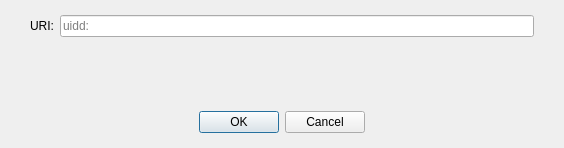
<?xml version="1.0" encoding="UTF-8"?>
<ui version="4.0">
 <class>OpenURIDialog</class>
 <widget class="QDialog" name="OpenURIDialog">
  <property name="geometry">
   <rect>
    <x>0</x>
    <y>0</y>
    <width>564</width>
    <height>148</height>
   </rect>
  </property>
  <property name="windowTitle">
   <string>Open uidd URI</string>
  </property>
  <layout class="QVBoxLayout" name="verticalLayout">
   <property name="leftMargin">
    <number>0</number>
   </property>
   <property name="topMargin">
    <number>15</number>
   </property>
   <property name="rightMargin">
    <number>0</number>
   </property>
   <property name="bottomMargin">
    <number>0</number>
   </property>
   <item>
    <layout class="QHBoxLayout" name="horizontalLayout">
     <property name="leftMargin">
      <number>30</number>
     </property>
     <property name="rightMargin">
      <number>30</number>
     </property>
     <item>
      <widget class="QLabel" name="label">
       <property name="text">
        <string>URI:</string>
       </property>
      </widget>
     </item>
     <item>
      <widget class="QValidatedLineEdit" name="uriEdit">
       <property name="placeholderText">
        <string notr="true">uidd:</string>
       </property>
      </widget>
     </item>
    </layout>
   </item>
   <item>
    <spacer name="verticalSpacer">
     <property name="orientation">
      <enum>Qt::Vertical</enum>
     </property>
     <property name="sizeHint" stdset="0">
      <size>
       <width>20</width>
       <height>40</height>
      </size>
     </property>
    </spacer>
   </item>
   <item>
    <widget class="QWidget" name="buttonsContainerWhite" native="true">
     <layout class="QHBoxLayout" name="horizontalLayout_2">
      <property name="leftMargin">
       <number>30</number>
      </property>
      <property name="topMargin">
       <number>15</number>
      </property>
      <property name="rightMargin">
       <number>30</number>
      </property>
      <property name="bottomMargin">
       <number>15</number>
      </property>
      <item>
       <widget class="QDialogButtonBox" name="buttonBox">
        <property name="orientation">
         <enum>Qt::Horizontal</enum>
        </property>
        <property name="standardButtons">
         <set>QDialogButtonBox::Cancel|QDialogButtonBox::Ok</set>
        </property>
        <property name="centerButtons">
         <bool>true</bool>
        </property>
       </widget>
      </item>
     </layout>
    </widget>
   </item>
  </layout>
 </widget>
 <customwidgets>
  <customwidget>
   <class>QValidatedLineEdit</class>
   <extends>QLineEdit</extends>
   <header>qt/qvalidatedlineedit.h</header>
  </customwidget>
 </customwidgets>
 <resources/>
 <connections>
  <connection>
   <sender>buttonBox</sender>
   <signal>accepted()</signal>
   <receiver>OpenURIDialog</receiver>
   <slot>accept()</slot>
   <hints>
    <hint type="sourcelabel">
     <x>248</x>
     <y>254</y>
    </hint>
    <hint type="destinationlabel">
     <x>157</x>
     <y>274</y>
    </hint>
   </hints>
  </connection>
  <connection>
   <sender>buttonBox</sender>
   <signal>rejected()</signal>
   <receiver>OpenURIDialog</receiver>
   <slot>reject()</slot>
   <hints>
    <hint type="sourcelabel">
     <x>316</x>
     <y>260</y>
    </hint>
    <hint type="destinationlabel">
     <x>286</x>
     <y>274</y>
    </hint>
   </hints>
  </connection>
 </connections>
</ui>
